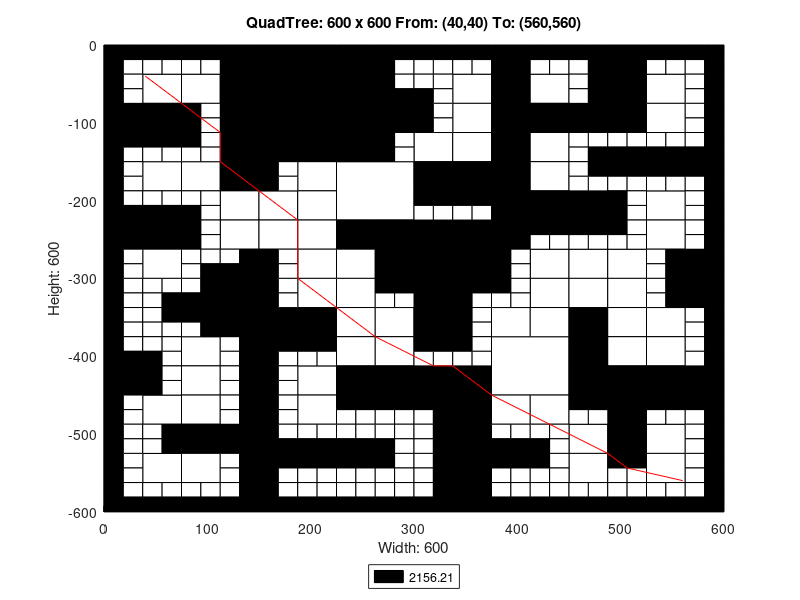

Write the MATLAB code that produced this figure.
axis([0 600 -600 0]);
title('QuadTree: 600 x 600 From: (40,40) To: (560,560)');
xlabel('Width: 600');
ylabel('Height: 600');
rectangle('Position',[150 -75 75 75], 'FaceColor',[0 0 0]);
rectangle('Position',[150 -150 75 75], 'FaceColor',[0 0 0]);
rectangle('Position',[225 -225 75 75], 'FaceColor',[1 1 1]);
rectangle('Position',[300 -300 75 75], 'FaceColor',[0 0 0]);
rectangle('Position',[375 -450 75 75], 'FaceColor',[1 1 1]);
rectangle('Position',[37.5 -75 37.5 37.5], 'FaceColor',[1 1 1]);
rectangle('Position',[112.5 -37.5 37.5 37.5], 'FaceColor',[0 0 0]);
rectangle('Position',[75 -75 37.5 37.5], 'FaceColor',[1 1 1]);
rectangle('Position',[112.5 -75 37.5 37.5], 'FaceColor',[0 0 0]);
rectangle('Position',[0 -112.5 37.5 37.5], 'FaceColor',[0 0 0]);
rectangle('Position',[37.5 -112.5 37.5 37.5], 'FaceColor',[0 0 0]);
rectangle('Position',[112.5 -112.5 37.5 37.5], 'FaceColor',[0 0 0]);
rectangle('Position',[112.5 -150 37.5 37.5], 'FaceColor',[0 0 0]);
rectangle('Position',[225 -37.5 37.5 37.5], 'FaceColor',[0 0 0]);
rectangle('Position',[225 -75 37.5 37.5], 'FaceColor',[0 0 0]);
rectangle('Position',[225 -112.5 37.5 37.5], 'FaceColor',[0 0 0]);
rectangle('Position',[262.5 -112.5 37.5 37.5], 'FaceColor',[0 0 0]);
rectangle('Position',[225 -150 37.5 37.5], 'FaceColor',[0 0 0]);
rectangle('Position',[37.5 -187.5 37.5 37.5], 'FaceColor',[1 1 1]);
rectangle('Position',[75 -187.5 37.5 37.5], 'FaceColor',[1 1 1]);
rectangle('Position',[112.5 -187.5 37.5 37.5], 'FaceColor',[0 0 0]);
rectangle('Position',[112.5 -225 37.5 37.5], 'FaceColor',[1 1 1]);
rectangle('Position',[0 -262.5 37.5 37.5], 'FaceColor',[0 0 0]);
rectangle('Position',[37.5 -262.5 37.5 37.5], 'FaceColor',[0 0 0]);
rectangle('Position',[37.5 -300 37.5 37.5], 'FaceColor',[1 1 1]);
rectangle('Position',[112.5 -262.5 37.5 37.5], 'FaceColor',[1 1 1]);
rectangle('Position',[187.5 -187.5 37.5 37.5], 'FaceColor',[1 1 1]);
rectangle('Position',[150 -225 37.5 37.5], 'FaceColor',[1 1 1]);
rectangle('Position',[187.5 -225 37.5 37.5], 'FaceColor',[1 1 1]);
rectangle('Position',[150 -262.5 37.5 37.5], 'FaceColor',[1 1 1]);
rectangle('Position',[187.5 -262.5 37.5 37.5], 'FaceColor',[1 1 1]);
rectangle('Position',[187.5 -300 37.5 37.5], 'FaceColor',[1 1 1]);
rectangle('Position',[225 -262.5 37.5 37.5], 'FaceColor',[0 0 0]);
rectangle('Position',[262.5 -262.5 37.5 37.5], 'FaceColor',[0 0 0]);
rectangle('Position',[225 -300 37.5 37.5], 'FaceColor',[1 1 1]);
rectangle('Position',[262.5 -300 37.5 37.5], 'FaceColor',[0 0 0]);
rectangle('Position',[337.5 -75 37.5 37.5], 'FaceColor',[1 1 1]);
rectangle('Position',[375 -37.5 37.5 37.5], 'FaceColor',[0 0 0]);
rectangle('Position',[375 -75 37.5 37.5], 'FaceColor',[0 0 0]);
rectangle('Position',[412.5 -75 37.5 37.5], 'FaceColor',[1 1 1]);
rectangle('Position',[337.5 -112.5 37.5 37.5], 'FaceColor',[1 1 1]);
rectangle('Position',[300 -150 37.5 37.5], 'FaceColor',[1 1 1]);
rectangle('Position',[337.5 -150 37.5 37.5], 'FaceColor',[1 1 1]);
rectangle('Position',[375 -112.5 37.5 37.5], 'FaceColor',[0 0 0]);
rectangle('Position',[412.5 -112.5 37.5 37.5], 'FaceColor',[0 0 0]);
rectangle('Position',[375 -150 37.5 37.5], 'FaceColor',[0 0 0]);
rectangle('Position',[412.5 -150 37.5 37.5], 'FaceColor',[1 1 1]);
rectangle('Position',[487.5 -37.5 37.5 37.5], 'FaceColor',[0 0 0]);
rectangle('Position',[487.5 -75 37.5 37.5], 'FaceColor',[0 0 0]);
rectangle('Position',[525 -75 37.5 37.5], 'FaceColor',[1 1 1]);
rectangle('Position',[450 -112.5 37.5 37.5], 'FaceColor',[0 0 0]);
rectangle('Position',[487.5 -112.5 37.5 37.5], 'FaceColor',[0 0 0]);
rectangle('Position',[525 -112.5 37.5 37.5], 'FaceColor',[1 1 1]);
rectangle('Position',[300 -187.5 37.5 37.5], 'FaceColor',[0 0 0]);
rectangle('Position',[337.5 -187.5 37.5 37.5], 'FaceColor',[0 0 0]);
rectangle('Position',[375 -187.5 37.5 37.5], 'FaceColor',[0 0 0]);
rectangle('Position',[412.5 -187.5 37.5 37.5], 'FaceColor',[1 1 1]);
rectangle('Position',[375 -225 37.5 37.5], 'FaceColor',[0 0 0]);
rectangle('Position',[412.5 -225 37.5 37.5], 'FaceColor',[0 0 0]);
rectangle('Position',[375 -262.5 37.5 37.5], 'FaceColor',[0 0 0]);
rectangle('Position',[412.5 -300 37.5 37.5], 'FaceColor',[1 1 1]);
rectangle('Position',[450 -225 37.5 37.5], 'FaceColor',[0 0 0]);
rectangle('Position',[525 -225 37.5 37.5], 'FaceColor',[1 1 1]);
rectangle('Position',[450 -300 37.5 37.5], 'FaceColor',[1 1 1]);
rectangle('Position',[487.5 -300 37.5 37.5], 'FaceColor',[1 1 1]);
rectangle('Position',[525 -262.5 37.5 37.5], 'FaceColor',[1 1 1]);
rectangle('Position',[562.5 -300 37.5 37.5], 'FaceColor',[0 0 0]);
rectangle('Position',[112.5 -337.5 37.5 37.5], 'FaceColor',[0 0 0]);
rectangle('Position',[112.5 -375 37.5 37.5], 'FaceColor',[0 0 0]);
rectangle('Position',[0 -450 37.5 37.5], 'FaceColor',[0 0 0]);
rectangle('Position',[75 -412.5 37.5 37.5], 'FaceColor',[1 1 1]);
rectangle('Position',[75 -450 37.5 37.5], 'FaceColor',[1 1 1]);
rectangle('Position',[187.5 -337.5 37.5 37.5], 'FaceColor',[1 1 1]);
rectangle('Position',[150 -375 37.5 37.5], 'FaceColor',[0 0 0]);
rectangle('Position',[187.5 -375 37.5 37.5], 'FaceColor',[0 0 0]);
rectangle('Position',[225 -337.5 37.5 37.5], 'FaceColor',[1 1 1]);
rectangle('Position',[225 -375 37.5 37.5], 'FaceColor',[1 1 1]);
rectangle('Position',[262.5 -375 37.5 37.5], 'FaceColor',[1 1 1]);
rectangle('Position',[187.5 -450 37.5 37.5], 'FaceColor',[1 1 1]);
rectangle('Position',[225 -412.5 37.5 37.5], 'FaceColor',[1 1 1]);
rectangle('Position',[262.5 -412.5 37.5 37.5], 'FaceColor',[1 1 1]);
rectangle('Position',[225 -450 37.5 37.5], 'FaceColor',[0 0 0]);
rectangle('Position',[262.5 -450 37.5 37.5], 'FaceColor',[0 0 0]);
rectangle('Position',[37.5 -487.5 37.5 37.5], 'FaceColor',[1 1 1]);
rectangle('Position',[75 -487.5 37.5 37.5], 'FaceColor',[1 1 1]);
rectangle('Position',[75 -525 37.5 37.5], 'FaceColor',[0 0 0]);
rectangle('Position',[112.5 -525 37.5 37.5], 'FaceColor',[0 0 0]);
rectangle('Position',[37.5 -562.5 37.5 37.5], 'FaceColor',[1 1 1]);
rectangle('Position',[75 -562.5 37.5 37.5], 'FaceColor',[1 1 1]);
rectangle('Position',[187.5 -487.5 37.5 37.5], 'FaceColor',[1 1 1]);
rectangle('Position',[300 -337.5 37.5 37.5], 'FaceColor',[0 0 0]);
rectangle('Position',[300 -375 37.5 37.5], 'FaceColor',[0 0 0]);
rectangle('Position',[412.5 -337.5 37.5 37.5], 'FaceColor',[1 1 1]);
rectangle('Position',[375 -375 37.5 37.5], 'FaceColor',[1 1 1]);
rectangle('Position',[412.5 -375 37.5 37.5], 'FaceColor',[1 1 1]);
rectangle('Position',[300 -450 37.5 37.5], 'FaceColor',[0 0 0]);
rectangle('Position',[337.5 -450 37.5 37.5], 'FaceColor',[0 0 0]);
rectangle('Position',[450 -337.5 37.5 37.5], 'FaceColor',[1 1 1]);
rectangle('Position',[487.5 -337.5 37.5 37.5], 'FaceColor',[1 1 1]);
rectangle('Position',[450 -375 37.5 37.5], 'FaceColor',[0 0 0]);
rectangle('Position',[487.5 -375 37.5 37.5], 'FaceColor',[1 1 1]);
rectangle('Position',[562.5 -337.5 37.5 37.5], 'FaceColor',[0 0 0]);
rectangle('Position',[525 -375 37.5 37.5], 'FaceColor',[1 1 1]);
rectangle('Position',[450 -412.5 37.5 37.5], 'FaceColor',[0 0 0]);
rectangle('Position',[487.5 -412.5 37.5 37.5], 'FaceColor',[1 1 1]);
rectangle('Position',[450 -450 37.5 37.5], 'FaceColor',[0 0 0]);
rectangle('Position',[487.5 -450 37.5 37.5], 'FaceColor',[0 0 0]);
rectangle('Position',[525 -412.5 37.5 37.5], 'FaceColor',[1 1 1]);
rectangle('Position',[525 -450 37.5 37.5], 'FaceColor',[0 0 0]);
rectangle('Position',[562.5 -450 37.5 37.5], 'FaceColor',[0 0 0]);
rectangle('Position',[337.5 -487.5 37.5 37.5], 'FaceColor',[0 0 0]);
rectangle('Position',[337.5 -525 37.5 37.5], 'FaceColor',[0 0 0]);
rectangle('Position',[375 -487.5 37.5 37.5], 'FaceColor',[1 1 1]);
rectangle('Position',[412.5 -487.5 37.5 37.5], 'FaceColor',[1 1 1]);
rectangle('Position',[337.5 -562.5 37.5 37.5], 'FaceColor',[0 0 0]);
rectangle('Position',[337.5 -600 37.5 37.5], 'FaceColor',[0 0 0]);
rectangle('Position',[487.5 -487.5 37.5 37.5], 'FaceColor',[0 0 0]);
rectangle('Position',[450 -525 37.5 37.5], 'FaceColor',[1 1 1]);
rectangle('Position',[487.5 -525 37.5 37.5], 'FaceColor',[0 0 0]);
rectangle('Position',[525 -525 37.5 37.5], 'FaceColor',[1 1 1]);
rectangle('Position',[450 -562.5 37.5 37.5], 'FaceColor',[1 1 1]);
rectangle('Position',[525 -562.5 37.5 37.5], 'FaceColor',[1 1 1]);
rectangle('Position',[0 -18.75 18.75 18.75], 'FaceColor',[0 0 0]);
rectangle('Position',[18.75 -18.75 18.75 18.75], 'FaceColor',[0 0 0]);
rectangle('Position',[0 -37.5 18.75 18.75], 'FaceColor',[0 0 0]);
rectangle('Position',[18.75 -37.5 18.75 18.75], 'FaceColor',[1 1 1]);
rectangle('Position',[37.5 -18.75 18.75 18.75], 'FaceColor',[0 0 0]);
rectangle('Position',[56.25 -18.75 18.75 18.75], 'FaceColor',[0 0 0]);
rectangle('Position',[37.5 -37.5 18.75 18.75], 'FaceColor',[1 1 1]);
rectangle('Position',[56.25 -37.5 18.75 18.75], 'FaceColor',[1 1 1]);
rectangle('Position',[0 -56.25 18.75 18.75], 'FaceColor',[0 0 0]);
rectangle('Position',[18.75 -56.25 18.75 18.75], 'FaceColor',[1 1 1]);
rectangle('Position',[0 -75 18.75 18.75], 'FaceColor',[0 0 0]);
rectangle('Position',[18.75 -75 18.75 18.75], 'FaceColor',[1 1 1]);
rectangle('Position',[75 -18.75 18.75 18.75], 'FaceColor',[0 0 0]);
rectangle('Position',[93.75 -18.75 18.75 18.75], 'FaceColor',[0 0 0]);
rectangle('Position',[75 -37.5 18.75 18.75], 'FaceColor',[1 1 1]);
rectangle('Position',[93.75 -37.5 18.75 18.75], 'FaceColor',[1 1 1]);
rectangle('Position',[0 -131.25 18.75 18.75], 'FaceColor',[0 0 0]);
rectangle('Position',[18.75 -131.25 18.75 18.75], 'FaceColor',[0 0 0]);
rectangle('Position',[0 -150 18.75 18.75], 'FaceColor',[0 0 0]);
rectangle('Position',[18.75 -150 18.75 18.75], 'FaceColor',[1 1 1]);
rectangle('Position',[37.5 -131.25 18.75 18.75], 'FaceColor',[0 0 0]);
rectangle('Position',[56.25 -131.25 18.75 18.75], 'FaceColor',[0 0 0]);
rectangle('Position',[37.5 -150 18.75 18.75], 'FaceColor',[1 1 1]);
rectangle('Position',[56.25 -150 18.75 18.75], 'FaceColor',[1 1 1]);
rectangle('Position',[75 -93.75 18.75 18.75], 'FaceColor',[0 0 0]);
rectangle('Position',[93.75 -93.75 18.75 18.75], 'FaceColor',[1 1 1]);
rectangle('Position',[75 -112.5 18.75 18.75], 'FaceColor',[0 0 0]);
rectangle('Position',[93.75 -112.5 18.75 18.75], 'FaceColor',[1 1 1]);
rectangle('Position',[75 -131.25 18.75 18.75], 'FaceColor',[0 0 0]);
rectangle('Position',[93.75 -131.25 18.75 18.75], 'FaceColor',[1 1 1]);
rectangle('Position',[75 -150 18.75 18.75], 'FaceColor',[1 1 1]);
rectangle('Position',[93.75 -150 18.75 18.75], 'FaceColor',[1 1 1]);
rectangle('Position',[262.5 -18.75 18.75 18.75], 'FaceColor',[0 0 0]);
rectangle('Position',[281.25 -18.75 18.75 18.75], 'FaceColor',[0 0 0]);
rectangle('Position',[262.5 -37.5 18.75 18.75], 'FaceColor',[0 0 0]);
rectangle('Position',[281.25 -37.5 18.75 18.75], 'FaceColor',[1 1 1]);
rectangle('Position',[262.5 -56.25 18.75 18.75], 'FaceColor',[0 0 0]);
rectangle('Position',[281.25 -56.25 18.75 18.75], 'FaceColor',[1 1 1]);
rectangle('Position',[262.5 -75 18.75 18.75], 'FaceColor',[0 0 0]);
rectangle('Position',[281.25 -75 18.75 18.75], 'FaceColor',[0 0 0]);
rectangle('Position',[262.5 -131.25 18.75 18.75], 'FaceColor',[0 0 0]);
rectangle('Position',[281.25 -131.25 18.75 18.75], 'FaceColor',[1 1 1]);
rectangle('Position',[262.5 -150 18.75 18.75], 'FaceColor',[0 0 0]);
rectangle('Position',[281.25 -150 18.75 18.75], 'FaceColor',[1 1 1]);
rectangle('Position',[0 -168.75 18.75 18.75], 'FaceColor',[0 0 0]);
rectangle('Position',[18.75 -168.75 18.75 18.75], 'FaceColor',[1 1 1]);
rectangle('Position',[0 -187.5 18.75 18.75], 'FaceColor',[0 0 0]);
rectangle('Position',[18.75 -187.5 18.75 18.75], 'FaceColor',[1 1 1]);
rectangle('Position',[0 -206.25 18.75 18.75], 'FaceColor',[0 0 0]);
rectangle('Position',[18.75 -206.25 18.75 18.75], 'FaceColor',[1 1 1]);
rectangle('Position',[0 -225 18.75 18.75], 'FaceColor',[0 0 0]);
rectangle('Position',[18.75 -225 18.75 18.75], 'FaceColor',[0 0 0]);
rectangle('Position',[37.5 -206.25 18.75 18.75], 'FaceColor',[1 1 1]);
rectangle('Position',[56.25 -206.25 18.75 18.75], 'FaceColor',[1 1 1]);
rectangle('Position',[37.5 -225 18.75 18.75], 'FaceColor',[0 0 0]);
rectangle('Position',[56.25 -225 18.75 18.75], 'FaceColor',[0 0 0]);
rectangle('Position',[75 -206.25 18.75 18.75], 'FaceColor',[1 1 1]);
rectangle('Position',[93.75 -206.25 18.75 18.75], 'FaceColor',[1 1 1]);
rectangle('Position',[75 -225 18.75 18.75], 'FaceColor',[0 0 0]);
rectangle('Position',[93.75 -225 18.75 18.75], 'FaceColor',[1 1 1]);
rectangle('Position',[0 -281.25 18.75 18.75], 'FaceColor',[0 0 0]);
rectangle('Position',[18.75 -281.25 18.75 18.75], 'FaceColor',[1 1 1]);
rectangle('Position',[0 -300 18.75 18.75], 'FaceColor',[0 0 0]);
rectangle('Position',[18.75 -300 18.75 18.75], 'FaceColor',[1 1 1]);
rectangle('Position',[75 -243.75 18.75 18.75], 'FaceColor',[0 0 0]);
rectangle('Position',[93.75 -243.75 18.75 18.75], 'FaceColor',[1 1 1]);
rectangle('Position',[75 -262.5 18.75 18.75], 'FaceColor',[0 0 0]);
rectangle('Position',[93.75 -262.5 18.75 18.75], 'FaceColor',[1 1 1]);
rectangle('Position',[75 -281.25 18.75 18.75], 'FaceColor',[1 1 1]);
rectangle('Position',[93.75 -281.25 18.75 18.75], 'FaceColor',[1 1 1]);
rectangle('Position',[75 -300 18.75 18.75], 'FaceColor',[1 1 1]);
rectangle('Position',[93.75 -300 18.75 18.75], 'FaceColor',[0 0 0]);
rectangle('Position',[112.5 -281.25 18.75 18.75], 'FaceColor',[1 1 1]);
rectangle('Position',[131.25 -281.25 18.75 18.75], 'FaceColor',[0 0 0]);
rectangle('Position',[112.5 -300 18.75 18.75], 'FaceColor',[0 0 0]);
rectangle('Position',[131.25 -300 18.75 18.75], 'FaceColor',[0 0 0]);
rectangle('Position',[150 -168.75 18.75 18.75], 'FaceColor',[0 0 0]);
rectangle('Position',[168.75 -168.75 18.75 18.75], 'FaceColor',[1 1 1]);
rectangle('Position',[150 -187.5 18.75 18.75], 'FaceColor',[0 0 0]);
rectangle('Position',[168.75 -187.5 18.75 18.75], 'FaceColor',[1 1 1]);
rectangle('Position',[150 -281.25 18.75 18.75], 'FaceColor',[0 0 0]);
rectangle('Position',[168.75 -281.25 18.75 18.75], 'FaceColor',[1 1 1]);
rectangle('Position',[150 -300 18.75 18.75], 'FaceColor',[0 0 0]);
rectangle('Position',[168.75 -300 18.75 18.75], 'FaceColor',[1 1 1]);
rectangle('Position',[300 -18.75 18.75 18.75], 'FaceColor',[0 0 0]);
rectangle('Position',[318.75 -18.75 18.75 18.75], 'FaceColor',[0 0 0]);
rectangle('Position',[300 -37.5 18.75 18.75], 'FaceColor',[1 1 1]);
rectangle('Position',[318.75 -37.5 18.75 18.75], 'FaceColor',[1 1 1]);
rectangle('Position',[337.5 -18.75 18.75 18.75], 'FaceColor',[0 0 0]);
rectangle('Position',[356.25 -18.75 18.75 18.75], 'FaceColor',[0 0 0]);
rectangle('Position',[337.5 -37.5 18.75 18.75], 'FaceColor',[1 1 1]);
rectangle('Position',[356.25 -37.5 18.75 18.75], 'FaceColor',[1 1 1]);
rectangle('Position',[300 -56.25 18.75 18.75], 'FaceColor',[1 1 1]);
rectangle('Position',[318.75 -56.25 18.75 18.75], 'FaceColor',[1 1 1]);
rectangle('Position',[300 -75 18.75 18.75], 'FaceColor',[0 0 0]);
rectangle('Position',[318.75 -75 18.75 18.75], 'FaceColor',[1 1 1]);
rectangle('Position',[412.5 -18.75 18.75 18.75], 'FaceColor',[0 0 0]);
rectangle('Position',[431.25 -18.75 18.75 18.75], 'FaceColor',[0 0 0]);
rectangle('Position',[412.5 -37.5 18.75 18.75], 'FaceColor',[1 1 1]);
rectangle('Position',[431.25 -37.5 18.75 18.75], 'FaceColor',[1 1 1]);
rectangle('Position',[300 -93.75 18.75 18.75], 'FaceColor',[0 0 0]);
rectangle('Position',[318.75 -93.75 18.75 18.75], 'FaceColor',[1 1 1]);
rectangle('Position',[300 -112.5 18.75 18.75], 'FaceColor',[0 0 0]);
rectangle('Position',[318.75 -112.5 18.75 18.75], 'FaceColor',[1 1 1]);
rectangle('Position',[450 -18.75 18.75 18.75], 'FaceColor',[0 0 0]);
rectangle('Position',[468.75 -18.75 18.75 18.75], 'FaceColor',[0 0 0]);
rectangle('Position',[450 -37.5 18.75 18.75], 'FaceColor',[1 1 1]);
rectangle('Position',[468.75 -37.5 18.75 18.75], 'FaceColor',[0 0 0]);
rectangle('Position',[450 -56.25 18.75 18.75], 'FaceColor',[1 1 1]);
rectangle('Position',[468.75 -56.25 18.75 18.75], 'FaceColor',[0 0 0]);
rectangle('Position',[450 -75 18.75 18.75], 'FaceColor',[1 1 1]);
rectangle('Position',[468.75 -75 18.75 18.75], 'FaceColor',[0 0 0]);
rectangle('Position',[525 -18.75 18.75 18.75], 'FaceColor',[0 0 0]);
rectangle('Position',[543.75 -18.75 18.75 18.75], 'FaceColor',[0 0 0]);
rectangle('Position',[525 -37.5 18.75 18.75], 'FaceColor',[1 1 1]);
rectangle('Position',[543.75 -37.5 18.75 18.75], 'FaceColor',[1 1 1]);
rectangle('Position',[562.5 -18.75 18.75 18.75], 'FaceColor',[0 0 0]);
rectangle('Position',[581.25 -18.75 18.75 18.75], 'FaceColor',[0 0 0]);
rectangle('Position',[562.5 -37.5 18.75 18.75], 'FaceColor',[1 1 1]);
rectangle('Position',[581.25 -37.5 18.75 18.75], 'FaceColor',[0 0 0]);
rectangle('Position',[562.5 -56.25 18.75 18.75], 'FaceColor',[1 1 1]);
rectangle('Position',[581.25 -56.25 18.75 18.75], 'FaceColor',[0 0 0]);
rectangle('Position',[562.5 -75 18.75 18.75], 'FaceColor',[1 1 1]);
rectangle('Position',[581.25 -75 18.75 18.75], 'FaceColor',[0 0 0]);
rectangle('Position',[450 -131.25 18.75 18.75], 'FaceColor',[1 1 1]);
rectangle('Position',[468.75 -131.25 18.75 18.75], 'FaceColor',[1 1 1]);
rectangle('Position',[450 -150 18.75 18.75], 'FaceColor',[1 1 1]);
rectangle('Position',[468.75 -150 18.75 18.75], 'FaceColor',[0 0 0]);
rectangle('Position',[487.5 -131.25 18.75 18.75], 'FaceColor',[1 1 1]);
rectangle('Position',[506.25 -131.25 18.75 18.75], 'FaceColor',[1 1 1]);
rectangle('Position',[487.5 -150 18.75 18.75], 'FaceColor',[0 0 0]);
rectangle('Position',[506.25 -150 18.75 18.75], 'FaceColor',[0 0 0]);
rectangle('Position',[562.5 -93.75 18.75 18.75], 'FaceColor',[1 1 1]);
rectangle('Position',[581.25 -93.75 18.75 18.75], 'FaceColor',[0 0 0]);
rectangle('Position',[562.5 -112.5 18.75 18.75], 'FaceColor',[1 1 1]);
rectangle('Position',[581.25 -112.5 18.75 18.75], 'FaceColor',[0 0 0]);
rectangle('Position',[525 -131.25 18.75 18.75], 'FaceColor',[1 1 1]);
rectangle('Position',[543.75 -131.25 18.75 18.75], 'FaceColor',[1 1 1]);
rectangle('Position',[525 -150 18.75 18.75], 'FaceColor',[0 0 0]);
rectangle('Position',[543.75 -150 18.75 18.75], 'FaceColor',[0 0 0]);
rectangle('Position',[562.5 -131.25 18.75 18.75], 'FaceColor',[1 1 1]);
rectangle('Position',[581.25 -131.25 18.75 18.75], 'FaceColor',[0 0 0]);
rectangle('Position',[562.5 -150 18.75 18.75], 'FaceColor',[0 0 0]);
rectangle('Position',[581.25 -150 18.75 18.75], 'FaceColor',[0 0 0]);
rectangle('Position',[300 -206.25 18.75 18.75], 'FaceColor',[0 0 0]);
rectangle('Position',[318.75 -206.25 18.75 18.75], 'FaceColor',[0 0 0]);
rectangle('Position',[300 -225 18.75 18.75], 'FaceColor',[1 1 1]);
rectangle('Position',[318.75 -225 18.75 18.75], 'FaceColor',[1 1 1]);
rectangle('Position',[337.5 -206.25 18.75 18.75], 'FaceColor',[0 0 0]);
rectangle('Position',[356.25 -206.25 18.75 18.75], 'FaceColor',[0 0 0]);
rectangle('Position',[337.5 -225 18.75 18.75], 'FaceColor',[1 1 1]);
rectangle('Position',[356.25 -225 18.75 18.75], 'FaceColor',[1 1 1]);
rectangle('Position',[412.5 -243.75 18.75 18.75], 'FaceColor',[0 0 0]);
rectangle('Position',[431.25 -243.75 18.75 18.75], 'FaceColor',[0 0 0]);
rectangle('Position',[412.5 -262.5 18.75 18.75], 'FaceColor',[1 1 1]);
rectangle('Position',[431.25 -262.5 18.75 18.75], 'FaceColor',[1 1 1]);
rectangle('Position',[375 -281.25 18.75 18.75], 'FaceColor',[0 0 0]);
rectangle('Position',[393.75 -281.25 18.75 18.75], 'FaceColor',[1 1 1]);
rectangle('Position',[375 -300 18.75 18.75], 'FaceColor',[0 0 0]);
rectangle('Position',[393.75 -300 18.75 18.75], 'FaceColor',[1 1 1]);
rectangle('Position',[450 -168.75 18.75 18.75], 'FaceColor',[1 1 1]);
rectangle('Position',[468.75 -168.75 18.75 18.75], 'FaceColor',[0 0 0]);
rectangle('Position',[450 -187.5 18.75 18.75], 'FaceColor',[1 1 1]);
rectangle('Position',[468.75 -187.5 18.75 18.75], 'FaceColor',[1 1 1]);
rectangle('Position',[487.5 -168.75 18.75 18.75], 'FaceColor',[0 0 0]);
rectangle('Position',[506.25 -168.75 18.75 18.75], 'FaceColor',[0 0 0]);
rectangle('Position',[487.5 -187.5 18.75 18.75], 'FaceColor',[1 1 1]);
rectangle('Position',[506.25 -187.5 18.75 18.75], 'FaceColor',[1 1 1]);
rectangle('Position',[487.5 -206.25 18.75 18.75], 'FaceColor',[0 0 0]);
rectangle('Position',[506.25 -206.25 18.75 18.75], 'FaceColor',[1 1 1]);
rectangle('Position',[487.5 -225 18.75 18.75], 'FaceColor',[0 0 0]);
rectangle('Position',[506.25 -225 18.75 18.75], 'FaceColor',[1 1 1]);
rectangle('Position',[525 -168.75 18.75 18.75], 'FaceColor',[0 0 0]);
rectangle('Position',[543.75 -168.75 18.75 18.75], 'FaceColor',[0 0 0]);
rectangle('Position',[525 -187.5 18.75 18.75], 'FaceColor',[1 1 1]);
rectangle('Position',[543.75 -187.5 18.75 18.75], 'FaceColor',[1 1 1]);
rectangle('Position',[562.5 -168.75 18.75 18.75], 'FaceColor',[0 0 0]);
rectangle('Position',[581.25 -168.75 18.75 18.75], 'FaceColor',[0 0 0]);
rectangle('Position',[562.5 -187.5 18.75 18.75], 'FaceColor',[1 1 1]);
rectangle('Position',[581.25 -187.5 18.75 18.75], 'FaceColor',[0 0 0]);
rectangle('Position',[562.5 -206.25 18.75 18.75], 'FaceColor',[1 1 1]);
rectangle('Position',[581.25 -206.25 18.75 18.75], 'FaceColor',[0 0 0]);
rectangle('Position',[562.5 -225 18.75 18.75], 'FaceColor',[1 1 1]);
rectangle('Position',[581.25 -225 18.75 18.75], 'FaceColor',[0 0 0]);
rectangle('Position',[450 -243.75 18.75 18.75], 'FaceColor',[0 0 0]);
rectangle('Position',[468.75 -243.75 18.75 18.75], 'FaceColor',[0 0 0]);
rectangle('Position',[450 -262.5 18.75 18.75], 'FaceColor',[1 1 1]);
rectangle('Position',[468.75 -262.5 18.75 18.75], 'FaceColor',[1 1 1]);
rectangle('Position',[487.5 -243.75 18.75 18.75], 'FaceColor',[0 0 0]);
rectangle('Position',[506.25 -243.75 18.75 18.75], 'FaceColor',[1 1 1]);
rectangle('Position',[487.5 -262.5 18.75 18.75], 'FaceColor',[1 1 1]);
rectangle('Position',[506.25 -262.5 18.75 18.75], 'FaceColor',[1 1 1]);
rectangle('Position',[562.5 -243.75 18.75 18.75], 'FaceColor',[1 1 1]);
rectangle('Position',[581.25 -243.75 18.75 18.75], 'FaceColor',[0 0 0]);
rectangle('Position',[562.5 -262.5 18.75 18.75], 'FaceColor',[1 1 1]);
rectangle('Position',[581.25 -262.5 18.75 18.75], 'FaceColor',[0 0 0]);
rectangle('Position',[525 -281.25 18.75 18.75], 'FaceColor',[1 1 1]);
rectangle('Position',[543.75 -281.25 18.75 18.75], 'FaceColor',[0 0 0]);
rectangle('Position',[525 -300 18.75 18.75], 'FaceColor',[1 1 1]);
rectangle('Position',[543.75 -300 18.75 18.75], 'FaceColor',[0 0 0]);
rectangle('Position',[0 -318.75 18.75 18.75], 'FaceColor',[0 0 0]);
rectangle('Position',[18.75 -318.75 18.75 18.75], 'FaceColor',[1 1 1]);
rectangle('Position',[0 -337.5 18.75 18.75], 'FaceColor',[0 0 0]);
rectangle('Position',[18.75 -337.5 18.75 18.75], 'FaceColor',[1 1 1]);
rectangle('Position',[37.5 -318.75 18.75 18.75], 'FaceColor',[1 1 1]);
rectangle('Position',[56.25 -318.75 18.75 18.75], 'FaceColor',[1 1 1]);
rectangle('Position',[37.5 -337.5 18.75 18.75], 'FaceColor',[1 1 1]);
rectangle('Position',[56.25 -337.5 18.75 18.75], 'FaceColor',[0 0 0]);
rectangle('Position',[0 -356.25 18.75 18.75], 'FaceColor',[0 0 0]);
rectangle('Position',[18.75 -356.25 18.75 18.75], 'FaceColor',[1 1 1]);
rectangle('Position',[0 -375 18.75 18.75], 'FaceColor',[0 0 0]);
rectangle('Position',[18.75 -375 18.75 18.75], 'FaceColor',[1 1 1]);
rectangle('Position',[37.5 -356.25 18.75 18.75], 'FaceColor',[1 1 1]);
rectangle('Position',[56.25 -356.25 18.75 18.75], 'FaceColor',[0 0 0]);
rectangle('Position',[37.5 -375 18.75 18.75], 'FaceColor',[1 1 1]);
rectangle('Position',[56.25 -375 18.75 18.75], 'FaceColor',[1 1 1]);
rectangle('Position',[75 -318.75 18.75 18.75], 'FaceColor',[1 1 1]);
rectangle('Position',[93.75 -318.75 18.75 18.75], 'FaceColor',[0 0 0]);
rectangle('Position',[75 -337.5 18.75 18.75], 'FaceColor',[0 0 0]);
rectangle('Position',[93.75 -337.5 18.75 18.75], 'FaceColor',[0 0 0]);
rectangle('Position',[75 -356.25 18.75 18.75], 'FaceColor',[0 0 0]);
rectangle('Position',[93.75 -356.25 18.75 18.75], 'FaceColor',[0 0 0]);
rectangle('Position',[75 -375 18.75 18.75], 'FaceColor',[1 1 1]);
rectangle('Position',[93.75 -375 18.75 18.75], 'FaceColor',[0 0 0]);
rectangle('Position',[0 -393.75 18.75 18.75], 'FaceColor',[0 0 0]);
rectangle('Position',[18.75 -393.75 18.75 18.75], 'FaceColor',[1 1 1]);
rectangle('Position',[0 -412.5 18.75 18.75], 'FaceColor',[0 0 0]);
rectangle('Position',[18.75 -412.5 18.75 18.75], 'FaceColor',[0 0 0]);
rectangle('Position',[37.5 -393.75 18.75 18.75], 'FaceColor',[1 1 1]);
rectangle('Position',[56.25 -393.75 18.75 18.75], 'FaceColor',[1 1 1]);
rectangle('Position',[37.5 -412.5 18.75 18.75], 'FaceColor',[0 0 0]);
rectangle('Position',[56.25 -412.5 18.75 18.75], 'FaceColor',[1 1 1]);
rectangle('Position',[37.5 -431.25 18.75 18.75], 'FaceColor',[0 0 0]);
rectangle('Position',[56.25 -431.25 18.75 18.75], 'FaceColor',[1 1 1]);
rectangle('Position',[37.5 -450 18.75 18.75], 'FaceColor',[0 0 0]);
rectangle('Position',[56.25 -450 18.75 18.75], 'FaceColor',[1 1 1]);
rectangle('Position',[112.5 -393.75 18.75 18.75], 'FaceColor',[1 1 1]);
rectangle('Position',[131.25 -393.75 18.75 18.75], 'FaceColor',[0 0 0]);
rectangle('Position',[112.5 -412.5 18.75 18.75], 'FaceColor',[1 1 1]);
rectangle('Position',[131.25 -412.5 18.75 18.75], 'FaceColor',[0 0 0]);
rectangle('Position',[112.5 -431.25 18.75 18.75], 'FaceColor',[1 1 1]);
rectangle('Position',[131.25 -431.25 18.75 18.75], 'FaceColor',[0 0 0]);
rectangle('Position',[112.5 -450 18.75 18.75], 'FaceColor',[1 1 1]);
rectangle('Position',[131.25 -450 18.75 18.75], 'FaceColor',[0 0 0]);
rectangle('Position',[150 -318.75 18.75 18.75], 'FaceColor',[0 0 0]);
rectangle('Position',[168.75 -318.75 18.75 18.75], 'FaceColor',[1 1 1]);
rectangle('Position',[150 -337.5 18.75 18.75], 'FaceColor',[0 0 0]);
rectangle('Position',[168.75 -337.5 18.75 18.75], 'FaceColor',[1 1 1]);
rectangle('Position',[262.5 -318.75 18.75 18.75], 'FaceColor',[0 0 0]);
rectangle('Position',[281.25 -318.75 18.75 18.75], 'FaceColor',[0 0 0]);
rectangle('Position',[262.5 -337.5 18.75 18.75], 'FaceColor',[1 1 1]);
rectangle('Position',[281.25 -337.5 18.75 18.75], 'FaceColor',[1 1 1]);
rectangle('Position',[150 -393.75 18.75 18.75], 'FaceColor',[0 0 0]);
rectangle('Position',[168.75 -393.75 18.75 18.75], 'FaceColor',[0 0 0]);
rectangle('Position',[150 -412.5 18.75 18.75], 'FaceColor',[0 0 0]);
rectangle('Position',[168.75 -412.5 18.75 18.75], 'FaceColor',[1 1 1]);
rectangle('Position',[187.5 -393.75 18.75 18.75], 'FaceColor',[0 0 0]);
rectangle('Position',[206.25 -393.75 18.75 18.75], 'FaceColor',[0 0 0]);
rectangle('Position',[187.5 -412.5 18.75 18.75], 'FaceColor',[1 1 1]);
rectangle('Position',[206.25 -412.5 18.75 18.75], 'FaceColor',[1 1 1]);
rectangle('Position',[150 -431.25 18.75 18.75], 'FaceColor',[0 0 0]);
rectangle('Position',[168.75 -431.25 18.75 18.75], 'FaceColor',[1 1 1]);
rectangle('Position',[150 -450 18.75 18.75], 'FaceColor',[0 0 0]);
rectangle('Position',[168.75 -450 18.75 18.75], 'FaceColor',[1 1 1]);
rectangle('Position',[0 -468.75 18.75 18.75], 'FaceColor',[0 0 0]);
rectangle('Position',[18.75 -468.75 18.75 18.75], 'FaceColor',[1 1 1]);
rectangle('Position',[0 -487.5 18.75 18.75], 'FaceColor',[0 0 0]);
rectangle('Position',[18.75 -487.5 18.75 18.75], 'FaceColor',[1 1 1]);
rectangle('Position',[0 -506.25 18.75 18.75], 'FaceColor',[0 0 0]);
rectangle('Position',[18.75 -506.25 18.75 18.75], 'FaceColor',[1 1 1]);
rectangle('Position',[0 -525 18.75 18.75], 'FaceColor',[0 0 0]);
rectangle('Position',[18.75 -525 18.75 18.75], 'FaceColor',[1 1 1]);
rectangle('Position',[37.5 -506.25 18.75 18.75], 'FaceColor',[1 1 1]);
rectangle('Position',[56.25 -506.25 18.75 18.75], 'FaceColor',[0 0 0]);
rectangle('Position',[37.5 -525 18.75 18.75], 'FaceColor',[1 1 1]);
rectangle('Position',[56.25 -525 18.75 18.75], 'FaceColor',[0 0 0]);
rectangle('Position',[112.5 -468.75 18.75 18.75], 'FaceColor',[1 1 1]);
rectangle('Position',[131.25 -468.75 18.75 18.75], 'FaceColor',[0 0 0]);
rectangle('Position',[112.5 -487.5 18.75 18.75], 'FaceColor',[1 1 1]);
rectangle('Position',[131.25 -487.5 18.75 18.75], 'FaceColor',[0 0 0]);
rectangle('Position',[0 -543.75 18.75 18.75], 'FaceColor',[0 0 0]);
rectangle('Position',[18.75 -543.75 18.75 18.75], 'FaceColor',[1 1 1]);
rectangle('Position',[0 -562.5 18.75 18.75], 'FaceColor',[0 0 0]);
rectangle('Position',[18.75 -562.5 18.75 18.75], 'FaceColor',[1 1 1]);
rectangle('Position',[0 -581.25 18.75 18.75], 'FaceColor',[0 0 0]);
rectangle('Position',[18.75 -581.25 18.75 18.75], 'FaceColor',[1 1 1]);
rectangle('Position',[0 -600 18.75 18.75], 'FaceColor',[0 0 0]);
rectangle('Position',[18.75 -600 18.75 18.75], 'FaceColor',[0 0 0]);
rectangle('Position',[37.5 -581.25 18.75 18.75], 'FaceColor',[1 1 1]);
rectangle('Position',[56.25 -581.25 18.75 18.75], 'FaceColor',[1 1 1]);
rectangle('Position',[37.5 -600 18.75 18.75], 'FaceColor',[0 0 0]);
rectangle('Position',[56.25 -600 18.75 18.75], 'FaceColor',[0 0 0]);
rectangle('Position',[112.5 -543.75 18.75 18.75], 'FaceColor',[1 1 1]);
rectangle('Position',[131.25 -543.75 18.75 18.75], 'FaceColor',[0 0 0]);
rectangle('Position',[112.5 -562.5 18.75 18.75], 'FaceColor',[1 1 1]);
rectangle('Position',[131.25 -562.5 18.75 18.75], 'FaceColor',[0 0 0]);
rectangle('Position',[75 -581.25 18.75 18.75], 'FaceColor',[1 1 1]);
rectangle('Position',[93.75 -581.25 18.75 18.75], 'FaceColor',[1 1 1]);
rectangle('Position',[75 -600 18.75 18.75], 'FaceColor',[0 0 0]);
rectangle('Position',[93.75 -600 18.75 18.75], 'FaceColor',[0 0 0]);
rectangle('Position',[112.5 -581.25 18.75 18.75], 'FaceColor',[1 1 1]);
rectangle('Position',[131.25 -581.25 18.75 18.75], 'FaceColor',[0 0 0]);
rectangle('Position',[112.5 -600 18.75 18.75], 'FaceColor',[0 0 0]);
rectangle('Position',[131.25 -600 18.75 18.75], 'FaceColor',[0 0 0]);
rectangle('Position',[150 -468.75 18.75 18.75], 'FaceColor',[0 0 0]);
rectangle('Position',[168.75 -468.75 18.75 18.75], 'FaceColor',[1 1 1]);
rectangle('Position',[150 -487.5 18.75 18.75], 'FaceColor',[0 0 0]);
rectangle('Position',[168.75 -487.5 18.75 18.75], 'FaceColor',[1 1 1]);
rectangle('Position',[150 -506.25 18.75 18.75], 'FaceColor',[0 0 0]);
rectangle('Position',[168.75 -506.25 18.75 18.75], 'FaceColor',[1 1 1]);
rectangle('Position',[150 -525 18.75 18.75], 'FaceColor',[0 0 0]);
rectangle('Position',[168.75 -525 18.75 18.75], 'FaceColor',[0 0 0]);
rectangle('Position',[187.5 -506.25 18.75 18.75], 'FaceColor',[1 1 1]);
rectangle('Position',[206.25 -506.25 18.75 18.75], 'FaceColor',[1 1 1]);
rectangle('Position',[187.5 -525 18.75 18.75], 'FaceColor',[0 0 0]);
rectangle('Position',[206.25 -525 18.75 18.75], 'FaceColor',[0 0 0]);
rectangle('Position',[225 -468.75 18.75 18.75], 'FaceColor',[0 0 0]);
rectangle('Position',[243.75 -468.75 18.75 18.75], 'FaceColor',[0 0 0]);
rectangle('Position',[225 -487.5 18.75 18.75], 'FaceColor',[1 1 1]);
rectangle('Position',[243.75 -487.5 18.75 18.75], 'FaceColor',[1 1 1]);
rectangle('Position',[262.5 -468.75 18.75 18.75], 'FaceColor',[0 0 0]);
rectangle('Position',[281.25 -468.75 18.75 18.75], 'FaceColor',[0 0 0]);
rectangle('Position',[262.5 -487.5 18.75 18.75], 'FaceColor',[1 1 1]);
rectangle('Position',[281.25 -487.5 18.75 18.75], 'FaceColor',[1 1 1]);
rectangle('Position',[225 -506.25 18.75 18.75], 'FaceColor',[1 1 1]);
rectangle('Position',[243.75 -506.25 18.75 18.75], 'FaceColor',[1 1 1]);
rectangle('Position',[225 -525 18.75 18.75], 'FaceColor',[0 0 0]);
rectangle('Position',[243.75 -525 18.75 18.75], 'FaceColor',[0 0 0]);
rectangle('Position',[262.5 -506.25 18.75 18.75], 'FaceColor',[1 1 1]);
rectangle('Position',[281.25 -506.25 18.75 18.75], 'FaceColor',[1 1 1]);
rectangle('Position',[262.5 -525 18.75 18.75], 'FaceColor',[0 0 0]);
rectangle('Position',[281.25 -525 18.75 18.75], 'FaceColor',[1 1 1]);
rectangle('Position',[150 -543.75 18.75 18.75], 'FaceColor',[0 0 0]);
rectangle('Position',[168.75 -543.75 18.75 18.75], 'FaceColor',[0 0 0]);
rectangle('Position',[150 -562.5 18.75 18.75], 'FaceColor',[0 0 0]);
rectangle('Position',[168.75 -562.5 18.75 18.75], 'FaceColor',[1 1 1]);
rectangle('Position',[187.5 -543.75 18.75 18.75], 'FaceColor',[0 0 0]);
rectangle('Position',[206.25 -543.75 18.75 18.75], 'FaceColor',[0 0 0]);
rectangle('Position',[187.5 -562.5 18.75 18.75], 'FaceColor',[1 1 1]);
rectangle('Position',[206.25 -562.5 18.75 18.75], 'FaceColor',[1 1 1]);
rectangle('Position',[150 -581.25 18.75 18.75], 'FaceColor',[0 0 0]);
rectangle('Position',[168.75 -581.25 18.75 18.75], 'FaceColor',[1 1 1]);
rectangle('Position',[150 -600 18.75 18.75], 'FaceColor',[0 0 0]);
rectangle('Position',[168.75 -600 18.75 18.75], 'FaceColor',[0 0 0]);
rectangle('Position',[187.5 -581.25 18.75 18.75], 'FaceColor',[1 1 1]);
rectangle('Position',[206.25 -581.25 18.75 18.75], 'FaceColor',[1 1 1]);
rectangle('Position',[187.5 -600 18.75 18.75], 'FaceColor',[0 0 0]);
rectangle('Position',[206.25 -600 18.75 18.75], 'FaceColor',[0 0 0]);
rectangle('Position',[225 -543.75 18.75 18.75], 'FaceColor',[0 0 0]);
rectangle('Position',[243.75 -543.75 18.75 18.75], 'FaceColor',[0 0 0]);
rectangle('Position',[225 -562.5 18.75 18.75], 'FaceColor',[1 1 1]);
rectangle('Position',[243.75 -562.5 18.75 18.75], 'FaceColor',[1 1 1]);
rectangle('Position',[262.5 -543.75 18.75 18.75], 'FaceColor',[0 0 0]);
rectangle('Position',[281.25 -543.75 18.75 18.75], 'FaceColor',[1 1 1]);
rectangle('Position',[262.5 -562.5 18.75 18.75], 'FaceColor',[1 1 1]);
rectangle('Position',[281.25 -562.5 18.75 18.75], 'FaceColor',[1 1 1]);
rectangle('Position',[225 -581.25 18.75 18.75], 'FaceColor',[1 1 1]);
rectangle('Position',[243.75 -581.25 18.75 18.75], 'FaceColor',[1 1 1]);
rectangle('Position',[225 -600 18.75 18.75], 'FaceColor',[0 0 0]);
rectangle('Position',[243.75 -600 18.75 18.75], 'FaceColor',[0 0 0]);
rectangle('Position',[262.5 -581.25 18.75 18.75], 'FaceColor',[1 1 1]);
rectangle('Position',[281.25 -581.25 18.75 18.75], 'FaceColor',[1 1 1]);
rectangle('Position',[262.5 -600 18.75 18.75], 'FaceColor',[0 0 0]);
rectangle('Position',[281.25 -600 18.75 18.75], 'FaceColor',[0 0 0]);
rectangle('Position',[337.5 -318.75 18.75 18.75], 'FaceColor',[0 0 0]);
rectangle('Position',[356.25 -318.75 18.75 18.75], 'FaceColor',[0 0 0]);
rectangle('Position',[337.5 -337.5 18.75 18.75], 'FaceColor',[0 0 0]);
rectangle('Position',[356.25 -337.5 18.75 18.75], 'FaceColor',[1 1 1]);
rectangle('Position',[337.5 -356.25 18.75 18.75], 'FaceColor',[0 0 0]);
rectangle('Position',[356.25 -356.25 18.75 18.75], 'FaceColor',[1 1 1]);
rectangle('Position',[337.5 -375 18.75 18.75], 'FaceColor',[0 0 0]);
rectangle('Position',[356.25 -375 18.75 18.75], 'FaceColor',[1 1 1]);
rectangle('Position',[375 -318.75 18.75 18.75], 'FaceColor',[0 0 0]);
rectangle('Position',[393.75 -318.75 18.75 18.75], 'FaceColor',[1 1 1]);
rectangle('Position',[375 -337.5 18.75 18.75], 'FaceColor',[1 1 1]);
rectangle('Position',[393.75 -337.5 18.75 18.75], 'FaceColor',[1 1 1]);
rectangle('Position',[300 -393.75 18.75 18.75], 'FaceColor',[0 0 0]);
rectangle('Position',[318.75 -393.75 18.75 18.75], 'FaceColor',[0 0 0]);
rectangle('Position',[300 -412.5 18.75 18.75], 'FaceColor',[1 1 1]);
rectangle('Position',[318.75 -412.5 18.75 18.75], 'FaceColor',[1 1 1]);
rectangle('Position',[337.5 -393.75 18.75 18.75], 'FaceColor',[0 0 0]);
rectangle('Position',[356.25 -393.75 18.75 18.75], 'FaceColor',[1 1 1]);
rectangle('Position',[337.5 -412.5 18.75 18.75], 'FaceColor',[1 1 1]);
rectangle('Position',[356.25 -412.5 18.75 18.75], 'FaceColor',[1 1 1]);
rectangle('Position',[525 -318.75 18.75 18.75], 'FaceColor',[1 1 1]);
rectangle('Position',[543.75 -318.75 18.75 18.75], 'FaceColor',[0 0 0]);
rectangle('Position',[525 -337.5 18.75 18.75], 'FaceColor',[1 1 1]);
rectangle('Position',[543.75 -337.5 18.75 18.75], 'FaceColor',[0 0 0]);
rectangle('Position',[562.5 -356.25 18.75 18.75], 'FaceColor',[1 1 1]);
rectangle('Position',[581.25 -356.25 18.75 18.75], 'FaceColor',[0 0 0]);
rectangle('Position',[562.5 -375 18.75 18.75], 'FaceColor',[1 1 1]);
rectangle('Position',[581.25 -375 18.75 18.75], 'FaceColor',[0 0 0]);
rectangle('Position',[562.5 -393.75 18.75 18.75], 'FaceColor',[1 1 1]);
rectangle('Position',[581.25 -393.75 18.75 18.75], 'FaceColor',[0 0 0]);
rectangle('Position',[562.5 -412.5 18.75 18.75], 'FaceColor',[1 1 1]);
rectangle('Position',[581.25 -412.5 18.75 18.75], 'FaceColor',[0 0 0]);
rectangle('Position',[300 -468.75 18.75 18.75], 'FaceColor',[0 0 0]);
rectangle('Position',[318.75 -468.75 18.75 18.75], 'FaceColor',[0 0 0]);
rectangle('Position',[300 -487.5 18.75 18.75], 'FaceColor',[1 1 1]);
rectangle('Position',[318.75 -487.5 18.75 18.75], 'FaceColor',[0 0 0]);
rectangle('Position',[300 -506.25 18.75 18.75], 'FaceColor',[1 1 1]);
rectangle('Position',[318.75 -506.25 18.75 18.75], 'FaceColor',[0 0 0]);
rectangle('Position',[300 -525 18.75 18.75], 'FaceColor',[1 1 1]);
rectangle('Position',[318.75 -525 18.75 18.75], 'FaceColor',[0 0 0]);
rectangle('Position',[375 -506.25 18.75 18.75], 'FaceColor',[1 1 1]);
rectangle('Position',[393.75 -506.25 18.75 18.75], 'FaceColor',[1 1 1]);
rectangle('Position',[375 -525 18.75 18.75], 'FaceColor',[0 0 0]);
rectangle('Position',[393.75 -525 18.75 18.75], 'FaceColor',[0 0 0]);
rectangle('Position',[412.5 -506.25 18.75 18.75], 'FaceColor',[1 1 1]);
rectangle('Position',[431.25 -506.25 18.75 18.75], 'FaceColor',[1 1 1]);
rectangle('Position',[412.5 -525 18.75 18.75], 'FaceColor',[0 0 0]);
rectangle('Position',[431.25 -525 18.75 18.75], 'FaceColor',[1 1 1]);
rectangle('Position',[300 -543.75 18.75 18.75], 'FaceColor',[1 1 1]);
rectangle('Position',[318.75 -543.75 18.75 18.75], 'FaceColor',[0 0 0]);
rectangle('Position',[300 -562.5 18.75 18.75], 'FaceColor',[1 1 1]);
rectangle('Position',[318.75 -562.5 18.75 18.75], 'FaceColor',[0 0 0]);
rectangle('Position',[300 -581.25 18.75 18.75], 'FaceColor',[1 1 1]);
rectangle('Position',[318.75 -581.25 18.75 18.75], 'FaceColor',[0 0 0]);
rectangle('Position',[300 -600 18.75 18.75], 'FaceColor',[0 0 0]);
rectangle('Position',[318.75 -600 18.75 18.75], 'FaceColor',[0 0 0]);
rectangle('Position',[375 -543.75 18.75 18.75], 'FaceColor',[0 0 0]);
rectangle('Position',[393.75 -543.75 18.75 18.75], 'FaceColor',[0 0 0]);
rectangle('Position',[375 -562.5 18.75 18.75], 'FaceColor',[1 1 1]);
rectangle('Position',[393.75 -562.5 18.75 18.75], 'FaceColor',[1 1 1]);
rectangle('Position',[412.5 -543.75 18.75 18.75], 'FaceColor',[0 0 0]);
rectangle('Position',[431.25 -543.75 18.75 18.75], 'FaceColor',[1 1 1]);
rectangle('Position',[412.5 -562.5 18.75 18.75], 'FaceColor',[1 1 1]);
rectangle('Position',[431.25 -562.5 18.75 18.75], 'FaceColor',[1 1 1]);
rectangle('Position',[375 -581.25 18.75 18.75], 'FaceColor',[1 1 1]);
rectangle('Position',[393.75 -581.25 18.75 18.75], 'FaceColor',[1 1 1]);
rectangle('Position',[375 -600 18.75 18.75], 'FaceColor',[0 0 0]);
rectangle('Position',[393.75 -600 18.75 18.75], 'FaceColor',[0 0 0]);
rectangle('Position',[412.5 -581.25 18.75 18.75], 'FaceColor',[1 1 1]);
rectangle('Position',[431.25 -581.25 18.75 18.75], 'FaceColor',[1 1 1]);
rectangle('Position',[412.5 -600 18.75 18.75], 'FaceColor',[0 0 0]);
rectangle('Position',[431.25 -600 18.75 18.75], 'FaceColor',[0 0 0]);
rectangle('Position',[450 -468.75 18.75 18.75], 'FaceColor',[0 0 0]);
rectangle('Position',[468.75 -468.75 18.75 18.75], 'FaceColor',[0 0 0]);
rectangle('Position',[450 -487.5 18.75 18.75], 'FaceColor',[1 1 1]);
rectangle('Position',[468.75 -487.5 18.75 18.75], 'FaceColor',[1 1 1]);
rectangle('Position',[525 -468.75 18.75 18.75], 'FaceColor',[0 0 0]);
rectangle('Position',[543.75 -468.75 18.75 18.75], 'FaceColor',[0 0 0]);
rectangle('Position',[525 -487.5 18.75 18.75], 'FaceColor',[1 1 1]);
rectangle('Position',[543.75 -487.5 18.75 18.75], 'FaceColor',[1 1 1]);
rectangle('Position',[562.5 -468.75 18.75 18.75], 'FaceColor',[0 0 0]);
rectangle('Position',[581.25 -468.75 18.75 18.75], 'FaceColor',[0 0 0]);
rectangle('Position',[562.5 -487.5 18.75 18.75], 'FaceColor',[1 1 1]);
rectangle('Position',[581.25 -487.5 18.75 18.75], 'FaceColor',[0 0 0]);
rectangle('Position',[562.5 -506.25 18.75 18.75], 'FaceColor',[1 1 1]);
rectangle('Position',[581.25 -506.25 18.75 18.75], 'FaceColor',[0 0 0]);
rectangle('Position',[562.5 -525 18.75 18.75], 'FaceColor',[1 1 1]);
rectangle('Position',[581.25 -525 18.75 18.75], 'FaceColor',[0 0 0]);
rectangle('Position',[487.5 -543.75 18.75 18.75], 'FaceColor',[0 0 0]);
rectangle('Position',[506.25 -543.75 18.75 18.75], 'FaceColor',[0 0 0]);
rectangle('Position',[487.5 -562.5 18.75 18.75], 'FaceColor',[1 1 1]);
rectangle('Position',[506.25 -562.5 18.75 18.75], 'FaceColor',[1 1 1]);
rectangle('Position',[450 -581.25 18.75 18.75], 'FaceColor',[1 1 1]);
rectangle('Position',[468.75 -581.25 18.75 18.75], 'FaceColor',[1 1 1]);
rectangle('Position',[450 -600 18.75 18.75], 'FaceColor',[0 0 0]);
rectangle('Position',[468.75 -600 18.75 18.75], 'FaceColor',[0 0 0]);
rectangle('Position',[487.5 -581.25 18.75 18.75], 'FaceColor',[1 1 1]);
rectangle('Position',[506.25 -581.25 18.75 18.75], 'FaceColor',[1 1 1]);
rectangle('Position',[487.5 -600 18.75 18.75], 'FaceColor',[0 0 0]);
rectangle('Position',[506.25 -600 18.75 18.75], 'FaceColor',[0 0 0]);
rectangle('Position',[562.5 -543.75 18.75 18.75], 'FaceColor',[1 1 1]);
rectangle('Position',[581.25 -543.75 18.75 18.75], 'FaceColor',[0 0 0]);
rectangle('Position',[562.5 -562.5 18.75 18.75], 'FaceColor',[1 1 1]);
rectangle('Position',[581.25 -562.5 18.75 18.75], 'FaceColor',[0 0 0]);
rectangle('Position',[525 -581.25 18.75 18.75], 'FaceColor',[1 1 1]);
rectangle('Position',[543.75 -581.25 18.75 18.75], 'FaceColor',[1 1 1]);
rectangle('Position',[525 -600 18.75 18.75], 'FaceColor',[0 0 0]);
rectangle('Position',[543.75 -600 18.75 18.75], 'FaceColor',[0 0 0]);
rectangle('Position',[562.5 -581.25 18.75 18.75], 'FaceColor',[1 1 1]);
rectangle('Position',[581.25 -581.25 18.75 18.75], 'FaceColor',[0 0 0]);
rectangle('Position',[562.5 -600 18.75 18.75], 'FaceColor',[0 0 0]);
rectangle('Position',[581.25 -600 18.75 18.75], 'FaceColor',[0 0 0]);
X=[560,560,506.25,506.25,487.5,487.5,375,375,337.5,318.75,318.75,318.75,262.5,262.5,225,187.5,187.5,187.5,187.5,187.5,150,112.5,112.5,112.5,112.5,75,75,75,40];
Y=[-560,-560,-543.75,-543.75,-525,-525,-450,-450,-412.5,-412.5,-412.5,-412.5,-375,-375,-337.5,-300,-300,-281.25,-281.25,-225,-187.5,-150,-131.25,-112.5,-112.5,-75,-75,-75,-40];
hold on;
plot(X,Y,'r');
legend('2156.21','Location','southoutside');
